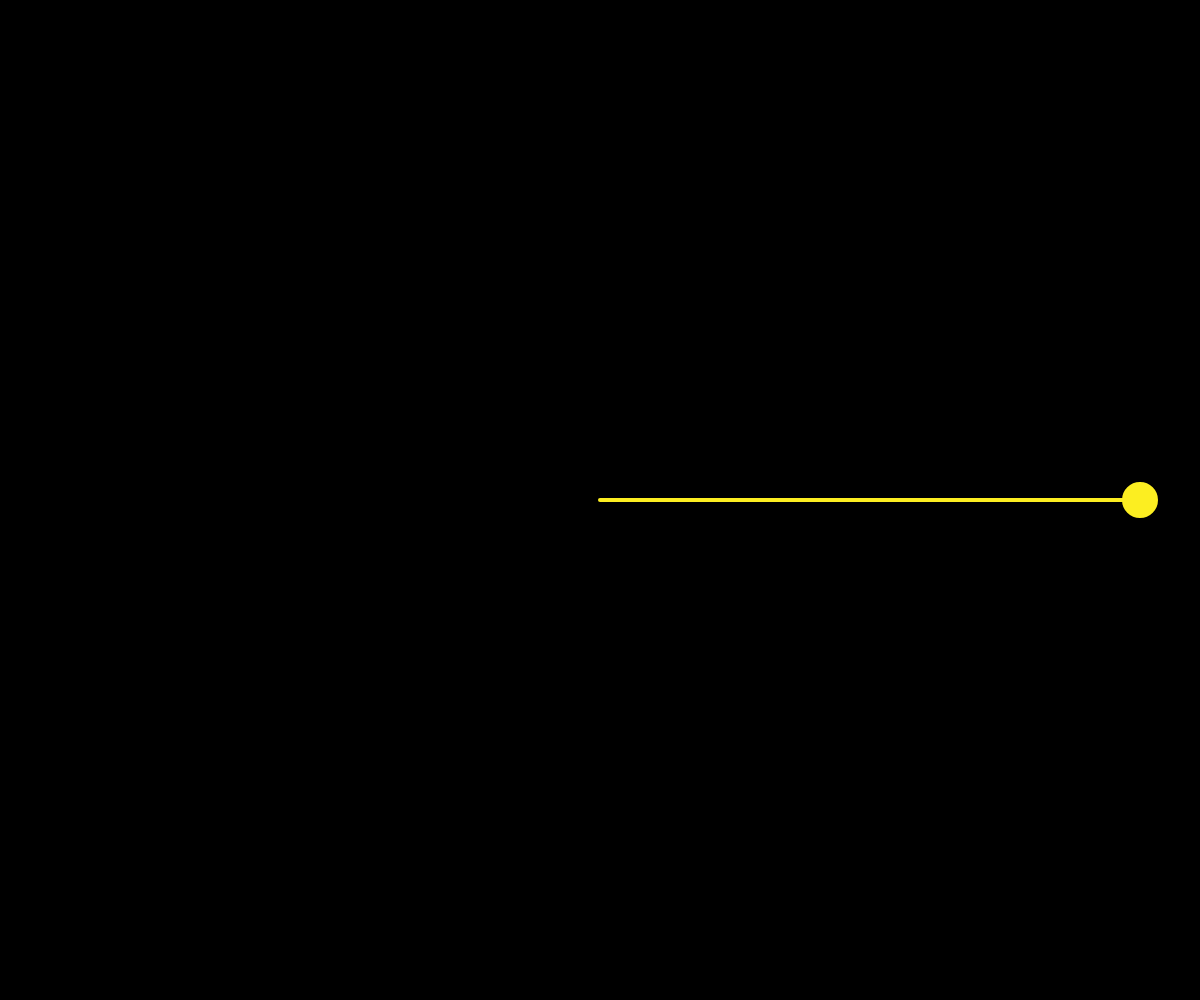
Frame 1 (no input)
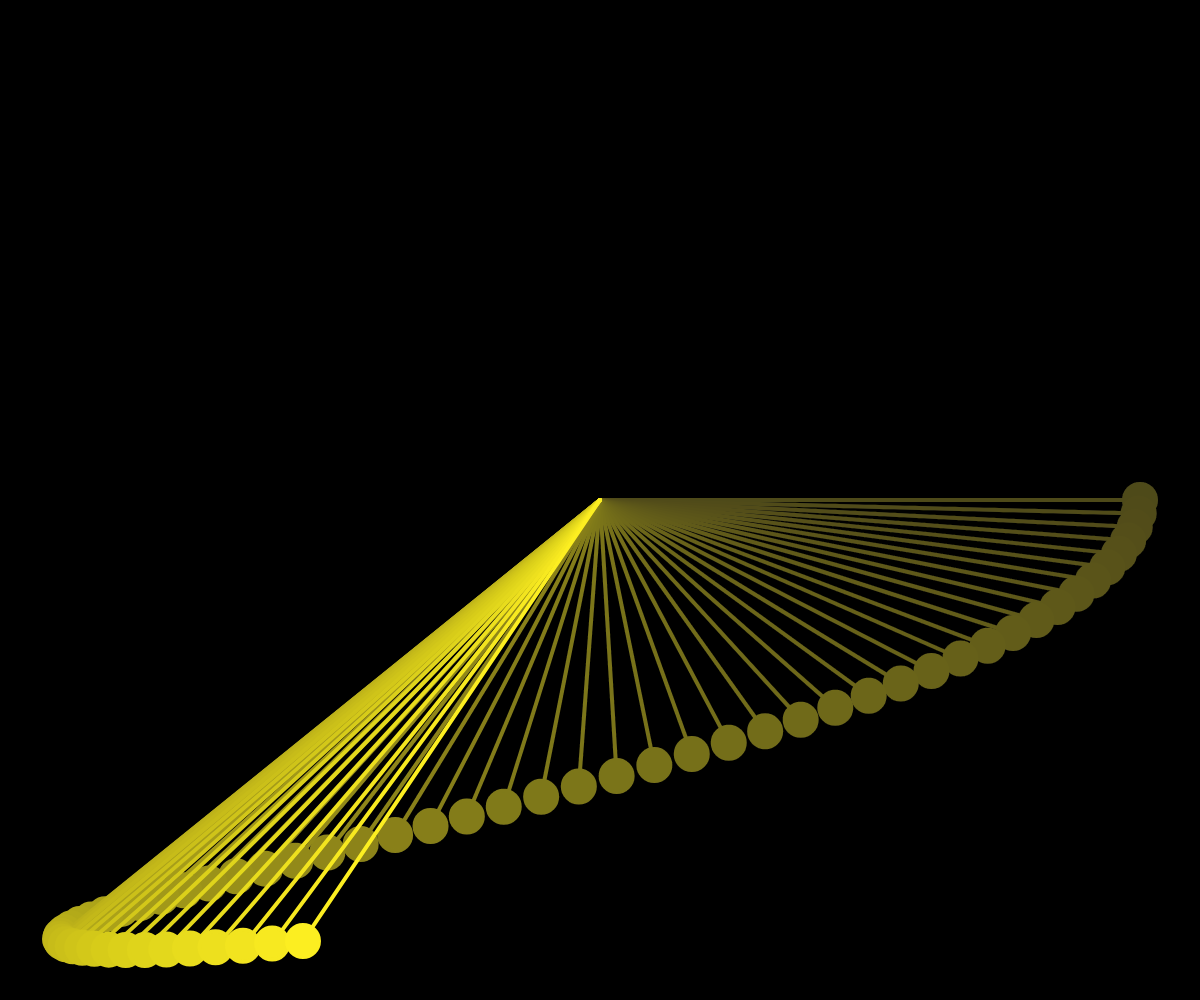
Frame 60 (no input)
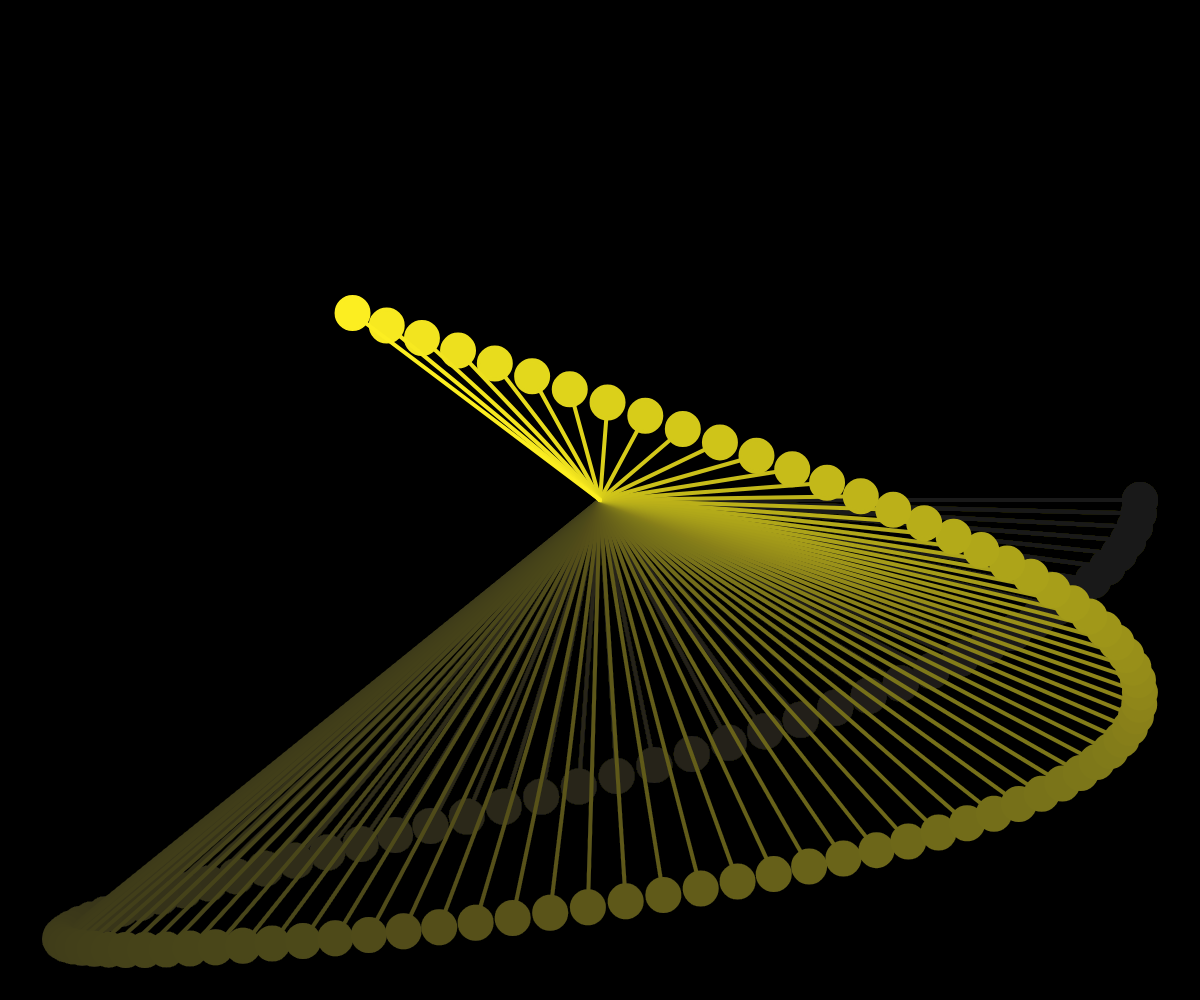
Frame 120 (the mouse pressed at the canvas centre since frame 60)

The p5.js sketch that drew these frames (run headless with seeded random() and noise() and a simulated clock; from frame 60 on, the mouse is pressed at the canvas centre):

// p5.js sketch
// ── sketch.js
let angle1 = 0;
let angle2 = 0;
let angleV1 = 0.07;
let angleV2 = 0.03;

function setup() {
  createCanvas(windowWidth, windowHeight);
  background(0);
}

function draw() {
  background(0, 5);
  translate(width * 0.5, height * 0.5);
  fill(252, 238, 33);
  stroke(252, 238, 33);

  const ampX = (0.9 * width) / 2;
  const ampY = (0.9 * height) / 2;

  const x = map(cos(angle1), -1, 1, -ampX, ampX);
  const y = map(sin(angle2), -1, 1, -ampY, ampY);

  strokeWeight(4);
  line(0, 0, x, y);
  circle(x, y, 32);
  angle1 += angleV1;
  angle2 += angleV2;
}
